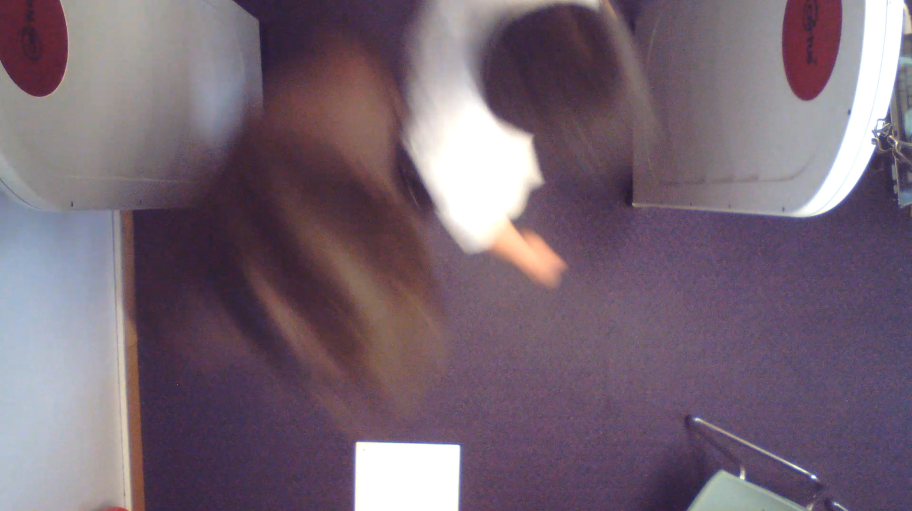
#> input picture 1.jpg, 2736 x 1532 px, given in place of jiggle_1.mp4, which was not available (shown at 1/3 size)
$ python 'detect try 2.py'
#> lines starting #> are read from the running program, lines starting #| are printed output that depends on the picture; pictures that were not available may be replaced by others from this repository, and a replacement may not be noted
### conn_server.py
import socket
import random
#from Crypto.Cipher import AES
import threading
import winsound
import time

SERVER_IP = "192.168.137.1"
JNRCONNECT_PORT = 9482
SNRCONNECT_PORT = 11498

class ConnServer:
    # [20 lines left out: functions __init__, send, not called in this run]

    def add(self, n : int):
        print(f"Sending +{n}")
        self.send("+"+str(n))

    def sub(self, n : int):
        print(f"Sending -{n}")
        self.send("-"+str(n))


class StubConnServer:
    def __init__(self, SERVER_IP=SERVER_IP, PORT=SNRCONNECT_PORT):
        print(f"Connection established with {SERVER_IP}:{PORT}")
        self.total = 0

    def send(self, msg):
        print(f"Sending: '{msg}'")
        open("data.txt", "a").write(str(self.total) + " " + time.ctime() + "\n")

    # [9 lines left out: functions add, sub, not called in this run]

# [10 lines that do not run on import are left out]

### detect try 2.py
"""
TODO
https://github.com/opencv/opencv/blob/master/samples/python/video_threaded.py
make magic values more accessible
"""

from imutils.video import VideoStream
import imutils
import time
import cv2
import math
import itertools

from conn_server import StubConnServer as ConnServer
#from conn_server import ConnServer
server = ConnServer()

# magic values
MIN_AREA = 3500 # 0 <= MIN_AREA <= width*height                     minimum pixel area to be considered as a person - affected by camera height
SENSITIVITY = 55 # 0 <= SENSITIVITY < 255                           affected by lighting / shaddows
THRESHOLD_WIDTH = 8 # 0 <= THRESHOLD_WIDTH < height//2              width of border

FRAME_ID = 0
DEBUG = True
INF = float("inf")

def distance(p0, p1):
    """euclidian distanced between 2 coordinates"""
    return math.sqrt((p0[0] - p1[0])**2 + (p0[1] - p1[1])**2)

def getFrame(cap):
    """given the image capture object, return (pretty debugging frame, processed frame)"""
    globals()["FRAME_ID"] += 1
    display = cap.read()
    if type(cap) == cv2.VideoCapture:
        display = display[1]
#> display is the input picture: shape (1532, 2736, 3); mean B, G, R 115.4, 101.8, 118
    if display is None:
        # cannot grab frame, end of stream
        return None, None

    # resize the frame (less information reduces computation)
    display = imutils.resize(display, width=300)
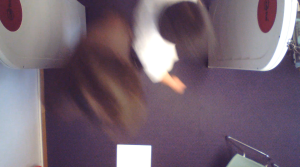
#> display: shape (167, 300, 3); mean B, G, R 115.4, 101.8, 118
    # convert to grayscale (less information reduces computation)
    frame = cv2.cvtColor(display, cv2.COLOR_BGR2GRAY)
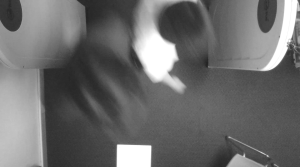
#> frame: shape (167, 300); min 35, max 255, mean 108.2
    # blur it (remove noise)
    frame = cv2.GaussianBlur(frame, (21, 21), 0)
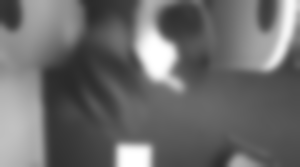
#> frame: shape (167, 300); min 42, max 255, mean 108.2
#> in main, `frameDelta = cv2.absdiff(frame, referenceFrame)`: frameDelta: shape (167, 300); every value is 0

    return display, frame

def getCentroids(thresh):
    """given a BW image, find centroids of possible people"""
    centroids = []
    contours = cv2.findContours(thresh, cv2.RETR_EXTERNAL, cv2.CHAIN_APPROX_SIMPLE)
#> contours = 0 contours
    for c in imutils.grab_contours(contours):
        # if the contour is large enough (this is probably a person)
        if cv2.contourArea(c) >= MIN_AREA:
            # compute the bounding box for the contour, draw it on the frame, and update the text
            x, y, w, h = cv2.boundingRect(c)
            centroids.append((x+w//2, y+h//2))
#> this loop made 0 passes
#> after the loop, centroids = []
    return centroids

def track(prev, new):
    """find pairing of the sets of points (prev, new) to minimise sum of euclidian distances"""
    best = INF
    bestI = []
    # highly inefficent, but like
    for combPrev in itertools.permutations(prev):
        for combNew in itertools.permutations(new):
            curr = sum(distance(p1, p2) for p1, p2 in zip(combPrev, combNew))
            # found a better pairing, set as the best pairing
            if curr < best:
                best = curr
                bestI = zip(combPrev, combNew)
    return list(bestI)

def main(cap):
    """given the image capture object, count poeple entering (server.add) and exiting (server.sub) until end of stream"""
    # initialise
    _, referenceFrame = getFrame(cap)
    numUp, numDown = 0, 0
    prevCentroids = []
    links = []
    traceDebug = []

    # loop over the frames of the video
    while True:
        # grab the current frame
        display, frame = getFrame(cap)
        # end of stream
        if frame is None: break

        # subtract background: absolute difference between the current frame and reference frame
        frameDelta = cv2.absdiff(frame, referenceFrame)
        # remove background by filtering low values
        thresh = cv2.threshold(frameDelta, SENSITIVITY, 255, cv2.THRESH_BINARY)[1]
        # dilate the thresholded image to smooth / fill in gaps
        thresh = cv2.dilate(thresh, None, iterations=3)

        # get list of people as pixel coordinates
        centroids = getCentroids(thresh)
#> centroids = []
        # for each centroid, find the previous coordinate it was at
        links = track(prevCentroids, centroids)
#> links = []

        # compute thresholds for counting enters/exits
        height, width = frame.shape
#> height = 167; width = 300
        upThresh = int(height//2 - THRESHOLD_WIDTH)
#> upThresh = 75
        downThresh = int(height//2 + THRESHOLD_WIDTH)
#> downThresh = 91

        # detect people crossing threshold
        for point1, point2 in links:
            # centroid of person went past the upper threshold (entering library)
            if point1[1] > upThresh >= point2[1]:
                server.add(1)
                numUp += 1

            # centroid of person went past the lower threshold (exiting library)
            if point1[1] < downThresh <= point2[1]:
                server.sub(1)
                numDown += 1
#> after the loop, numDown = 0; numUp = 0

        if DEBUG:
            # draw the threshold line for entering or exiting the library
            cv2.line(display, (0, upThresh), (width, upThresh), (255, 0, 0))
            cv2.line(display, (0, downThresh), (width, downThresh), (255, 0, 0))

            # draw the counter values on the screen
            cv2.putText(display, f"{numUp}", (10, 30), cv2.FONT_HERSHEY_SIMPLEX, 1, (0, 0, 255), 2)
            cv2.putText(display, f"{numDown}", (10, height - 20), cv2.FONT_HERSHEY_SIMPLEX, 1, (0, 0, 255), 2)
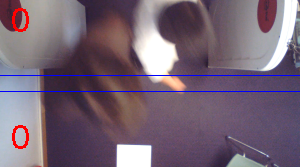
#> display: shape (167, 300, 3); mean B, G, R 116.2, 99.7, 117.5

            # trace the path of all people
            traceDebug.extend(links)
            for point1, point2 in traceDebug:
                cv2.circle(display, point1, 1, (0, 0, 255), 1)
                cv2.line(display, point1, point2, (0, 255, 0), 1)

            # show the frame
            cv2.imshow("Frame", imutils.resize(display, width=800))
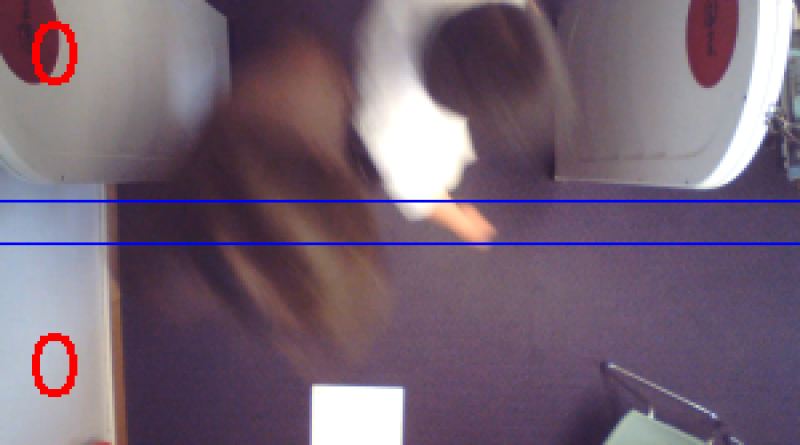
#> window 'Frame': shape (445, 800, 3); mean B, G, R 116.1, 99.7, 117.4
            cv2.imshow("Thresholded frame", thresh)

            # if the `q` key is pressed, break from the loop
            if cv2.waitKey(1) & 0xFF == ord("q"): break
#> (key q is pressed here)
            #cv2.waitKey(0)

        prevCentroids = centroids

    # cleanup the camera, close open windows if in debug mode
    if type(cap) == cv2.VideoCapture:
        cap.release()
    else:
        cap.stop()
    cv2.destroyAllWindows()

if __name__ == "__main__":
    # use either video stream of camera stream for image input
    video = "concept_test/jiggle_1.mp4"
    cap = cv2.VideoCapture(video)
    #cap = VideoStream(src=0).start()

    main(cap)
